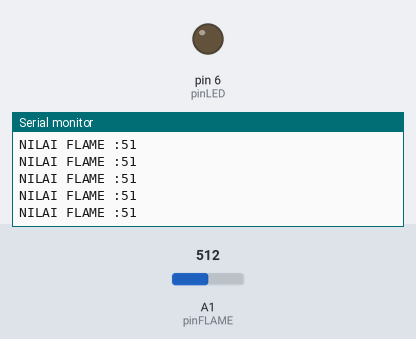
Bench run of a sketch on a simulated Arduino Uno, built with avr-gcc and run on an emulated ATmega328P. Shown: output pins drawn as LEDs (lit = HIGH), the last lines printed to the serial monitor. The test bench sets the inputs (shaded band); at power-on: A1 (pinFLAME) = 512.

Above: at 1.2 s.
1.3 s: A1 (pinFLAME) set to 34
At 2.4 s:
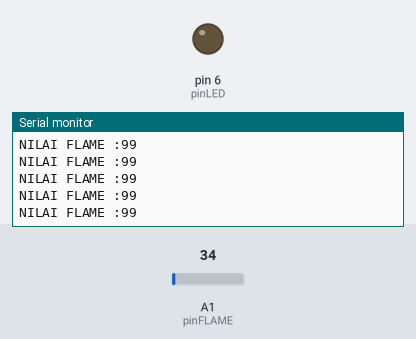
4.3 s: A1 (pinFLAME) set to 27
At 4.9 s:
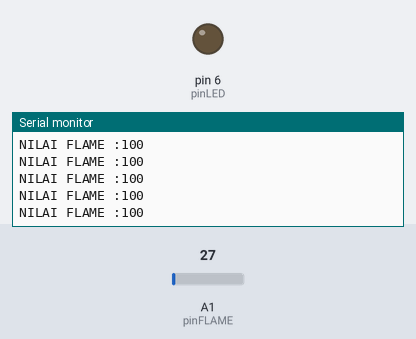
Timing chart, 0 to 7.3 s (numbered marks = the images above; inputs shaded):
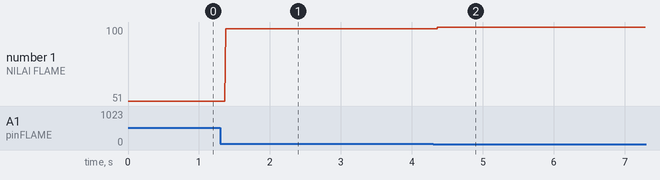

Measured:
- after the input at 1.3 s, the serial monitor: prints a new line after 0.08 s (image 1)
- after the input at 4.3 s, the serial monitor: prints a new line after 0.07 s (image 2)
- plotted number 1: 51 → 99 after the input at 1.3 s, 99 → 100 after the input at 4.3 s

The sketch:

3._Sensor_Flame.ino
```cpp
//Inisialisasi
int pinFLAME=A1;
int pinLED=6;
void setup() {
 Serial.begin(9600);
 pinMode(pinLED, OUTPUT);
}

void loop() {
//Baca Sensor/DAta
  int bacaFlame = analogRead(pinFLAME);
  bacaFlame=map(bacaFlame, 20, 1021, 100, 0);

//Print Serial
  Serial.println("NILAI FLAME :" + String(bacaFlame));

//Logika Program
//  analogWrite(pinLED, bacaFlame);
//  delay(50);
}
```
